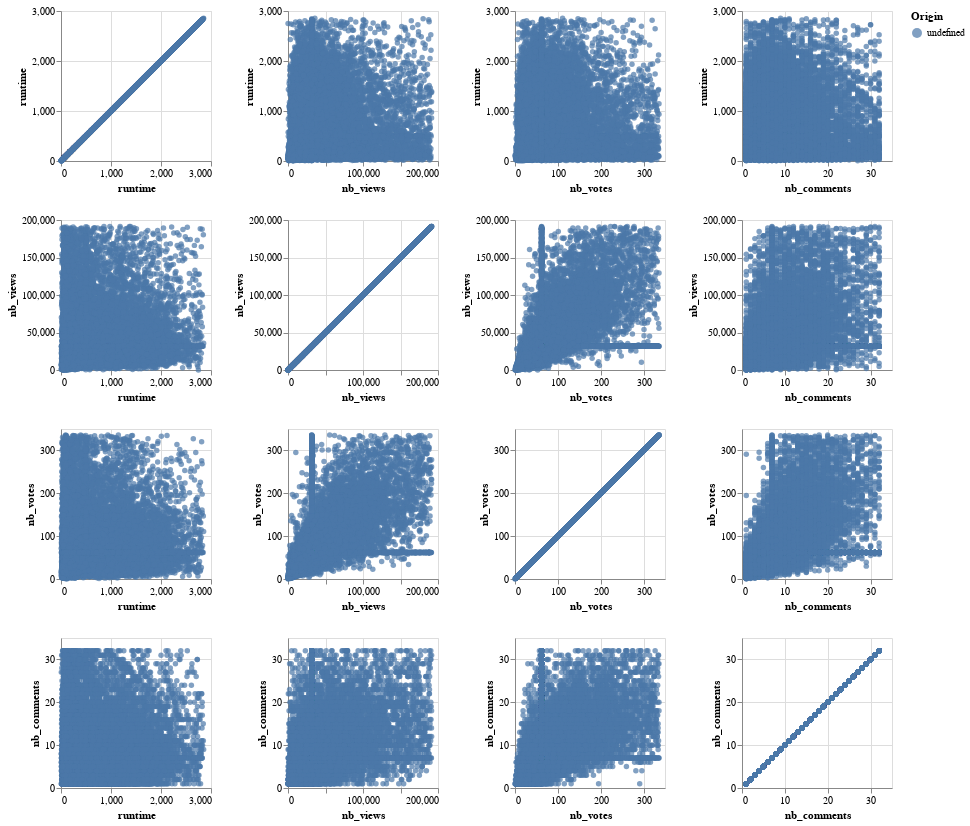

Notebook cell for this chart:
### Markdown cell above
"Amateur" is the tag that has more views, votes and comments by far, although it is only third place on total runtime. It seems that there is a reason for "Amateur" being so used (or maybe its engagement makes uploaders use it, who knows...).

Furthermore, "Amateur" can be considered an "efficient" tag, since it has more engagement from users with only the third largest total runtime.

At the bottom, it's possible to notice some tags that can be associated with very specifics social groups or fetishs like "Midgets", "Cartoons" and "Gothics"... So, that's maybe the reason for its small numbers, it only reachs a small audience.

Now, I'm going to check out for relation between variables.

### Code cell
# Creating a scatter matrix

alt.data_transformers.disable_max_rows()

alt.Chart(df).mark_circle().encode(
    alt.X(alt.repeat("column"), type="quantitative"),
    alt.Y(alt.repeat("row"), type="quantitative"),
    color="Origin:N",
).properties(width=150, height=150).repeat(
    row=["runtime", "nb_views", "nb_votes", "nb_comments"],
    column=["runtime", "nb_views", "nb_votes", "nb_comments"],
)

### Figure 1 — Vega-Lite specification as saved in the notebook (floating-point values rounded to 4 significant figures; data arrays with more than 128 entries replaced by an {"elided": "..."} marker saying what was removed)
{"config": {"view": {"continuousWidth": 400, "continuousHeight": 300}}, "repeat": {"column": ["runtime", "nb_views", "nb_votes", "nb_comments"], "row": ["runtime", "nb_views", "nb_votes", "nb_comments"]}, "spec": {"data": {"name": "data-6c5525e3ccd89e6ccdb5d39df8f1c9af"}, "mark": "circle", "encoding": {"color": {"field": "Origin", "type": "nominal"}, "x": {"field": {"repeat": "column"}, "type": "quantitative"}, "y": {"field": {"repeat": "row"}, "type": "quantitative"}}, "height": 150, "width": 150}, "$schema": "https://vega.github.io/schema/vega-lite/v4.17.0.json", "datasets": {"data-6c5525e3ccd89e6ccdb5d39df8f1c9af": {"elided": "16834 records"}}}
